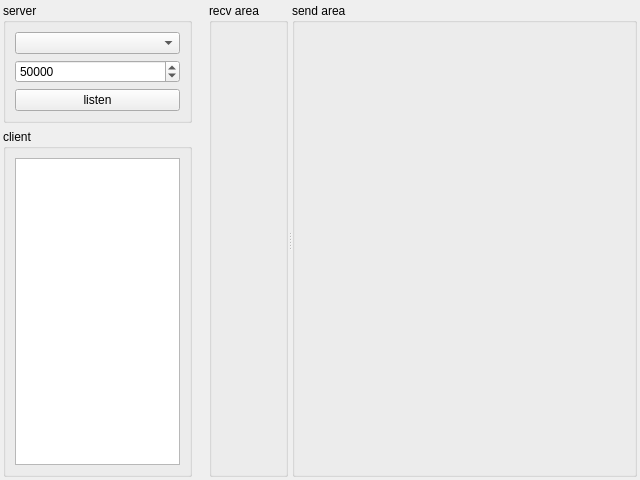
<?xml version="1.0" encoding="UTF-8"?>
<ui version="4.0">
 <class>UdpServerWindow</class>
 <widget class="QWidget" name="UdpServerWindow">
  <property name="geometry">
   <rect>
    <x>0</x>
    <y>0</y>
    <width>640</width>
    <height>480</height>
   </rect>
  </property>
  <property name="windowTitle">
   <string>Form</string>
  </property>
  <layout class="QHBoxLayout" name="horizontalLayout">
   <property name="leftMargin">
    <number>3</number>
   </property>
   <property name="topMargin">
    <number>3</number>
   </property>
   <property name="rightMargin">
    <number>3</number>
   </property>
   <property name="bottomMargin">
    <number>3</number>
   </property>
   <item>
    <widget class="QFrame" name="frame_udp_server">
     <property name="sizePolicy">
      <sizepolicy hsizetype="Fixed" vsizetype="Preferred">
       <horstretch>0</horstretch>
       <verstretch>0</verstretch>
      </sizepolicy>
     </property>
     <property name="maximumSize">
      <size>
       <width>200</width>
       <height>16777215</height>
      </size>
     </property>
     <layout class="QVBoxLayout" name="verticalLayout_3">
      <property name="leftMargin">
       <number>0</number>
      </property>
      <property name="topMargin">
       <number>0</number>
      </property>
      <property name="rightMargin">
       <number>11</number>
      </property>
      <property name="bottomMargin">
       <number>0</number>
      </property>
      <item>
       <widget class="QGroupBox" name="groupBox_3">
        <property name="title">
         <string>server</string>
        </property>
        <layout class="QVBoxLayout" name="verticalLayout_2">
         <item>
          <layout class="QVBoxLayout" name="verticalLayout">
           <item>
            <widget class="QComboBox" name="comboBox_server_ip"/>
           </item>
           <item>
            <widget class="QSpinBox" name="spinBox_server_port">
             <property name="maximum">
              <number>65535</number>
             </property>
             <property name="value">
              <number>50000</number>
             </property>
            </widget>
           </item>
          </layout>
         </item>
         <item>
          <widget class="QPushButton" name="pushButton_server">
           <property name="styleSheet">
            <string notr="true"/>
           </property>
           <property name="text">
            <string>listen</string>
           </property>
           <property name="checkable">
            <bool>true</bool>
           </property>
          </widget>
         </item>
        </layout>
       </widget>
      </item>
      <item>
       <widget class="QGroupBox" name="groupBox_4">
        <property name="title">
         <string>client</string>
        </property>
        <layout class="QGridLayout" name="gridLayout">
         <item row="0" column="0">
          <widget class="QListView" name="listView_clients">
           <property name="editTriggers">
            <set>QAbstractItemView::NoEditTriggers</set>
           </property>
          </widget>
         </item>
        </layout>
       </widget>
      </item>
     </layout>
    </widget>
   </item>
   <item>
    <widget class="QSplitter" name="splitter">
     <property name="orientation">
      <enum>Qt::Horizontal</enum>
     </property>
     <widget class="QGroupBox" name="groupBox_2">
      <property name="sizePolicy">
       <sizepolicy hsizetype="Preferred" vsizetype="Preferred">
        <horstretch>0</horstretch>
        <verstretch>0</verstretch>
       </sizepolicy>
      </property>
      <property name="title">
       <string>recv area</string>
      </property>
      <layout class="QGridLayout" name="gridLayout_2">
       <item row="0" column="0">
        <widget class="TextBrowserHexOrString" name="textBrower_recv" native="true"/>
       </item>
      </layout>
     </widget>
     <widget class="QGroupBox" name="groupBox">
      <property name="sizePolicy">
       <sizepolicy hsizetype="Preferred" vsizetype="Preferred">
        <horstretch>1</horstretch>
        <verstretch>0</verstretch>
       </sizepolicy>
      </property>
      <property name="title">
       <string>send area</string>
      </property>
      <layout class="QGridLayout" name="gridLayout_3">
       <item row="0" column="0">
        <widget class="TextBrowseSend" name="textBrowse_send" native="true"/>
       </item>
      </layout>
     </widget>
    </widget>
   </item>
  </layout>
 </widget>
 <customwidgets>
  <customwidget>
   <class>TextBrowserHexOrString</class>
   <extends>QWidget</extends>
   <header>textbrowserhexorstring.h</header>
   <container>1</container>
  </customwidget>
  <customwidget>
   <class>TextBrowseSend</class>
   <extends>QWidget</extends>
   <header>textbrowsesend.h</header>
   <container>1</container>
  </customwidget>
 </customwidgets>
 <resources/>
 <connections/>
</ui>
